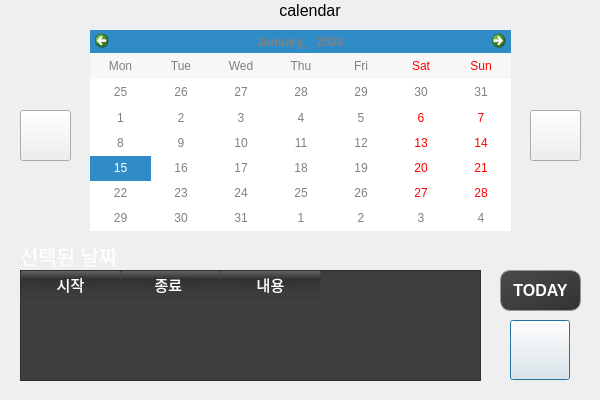
<?xml version="1.0" encoding="UTF-8"?>
<ui version="4.0">
 <class>Dialog_emailList</class>
 <widget class="QDialog" name="Dialog_emailList">
  <property name="geometry">
   <rect>
    <x>0</x>
    <y>0</y>
    <width>600</width>
    <height>400</height>
   </rect>
  </property>
  <property name="windowTitle">
   <string>Dialog</string>
  </property>
  <widget class="QPushButton" name="btn_back">
   <property name="enabled">
    <bool>true</bool>
   </property>
   <property name="geometry">
    <rect>
     <x>510</x>
     <y>320</y>
     <width>60</width>
     <height>60</height>
    </rect>
   </property>
   <property name="text">
    <string/>
   </property>
   <property name="shortcut">
    <string>Q</string>
   </property>
  </widget>
  <widget class="QCalendarWidget" name="calendarWidget">
   <property name="geometry">
    <rect>
     <x>90</x>
     <y>30</y>
     <width>421</width>
     <height>201</height>
    </rect>
   </property>
   <property name="autoFillBackground">
    <bool>true</bool>
   </property>
   <property name="styleSheet">
    <string notr="true">color:gray;</string>
   </property>
   <property name="selectionMode">
    <enum>QCalendarWidget::SingleSelection</enum>
   </property>
   <property name="verticalHeaderFormat">
    <enum>QCalendarWidget::NoVerticalHeader</enum>
   </property>
   <property name="navigationBarVisible">
    <bool>true</bool>
   </property>
  </widget>
  <widget class="QLabel" name="label_selectedDate">
   <property name="geometry">
    <rect>
     <x>20</x>
     <y>240</y>
     <width>151</width>
     <height>31</height>
    </rect>
   </property>
   <property name="font">
    <font>
     <pointsize>15</pointsize>
    </font>
   </property>
   <property name="styleSheet">
    <string notr="true">color:white;</string>
   </property>
   <property name="text">
    <string>선택된 날짜</string>
   </property>
  </widget>
  <widget class="QTableWidget" name="tableWidget">
   <property name="enabled">
    <bool>false</bool>
   </property>
   <property name="geometry">
    <rect>
     <x>20</x>
     <y>270</y>
     <width>461</width>
     <height>111</height>
    </rect>
   </property>
   <property name="styleSheet">
    <string notr="true">QTableWidget{
color:white;
font:bold;
background-color:#3e3e3e;
}
QTableWidget QHeaderView { background-color: #00000000;
color: white;}
QTableWidget QHeaderView::section { background-color:qlineargradient(spread:reflect, x1:1, y1:0, x2:0.995, y2:1, stop:0 rgba(100,100, 100, 255), stop:0.305419 rgba(50, 50, 50, 255), stop:0.935961 rgba(10, 11, 18, 0), stop:1 rgba(50, 50, 50, 255)); border-radius:2px;}
QTableWidget QHeaderView::section:checked { background-color: #FFC000; color: #000000;}
QHeaderView::section:horizontal { border-right: 1px solid #00000000; }
QHeaderView::section:vertical { border-bottom: 1px solid #AAAAAA; }</string>
   </property>
   <property name="rowCount">
    <number>0</number>
   </property>
   <property name="columnCount">
    <number>3</number>
   </property>
   <attribute name="verticalHeaderVisible">
    <bool>false</bool>
   </attribute>
   <column>
    <property name="text">
     <string>시작</string>
    </property>
    <property name="font">
     <font>
      <pointsize>11</pointsize>
     </font>
    </property>
   </column>
   <column>
    <property name="text">
     <string>종료 </string>
    </property>
    <property name="font">
     <font>
      <pointsize>11</pointsize>
     </font>
    </property>
   </column>
   <column>
    <property name="text">
     <string>내용</string>
    </property>
    <property name="font">
     <font>
      <pointsize>11</pointsize>
     </font>
    </property>
   </column>
  </widget>
  <widget class="QLabel" name="label_bar">
   <property name="geometry">
    <rect>
     <x>10</x>
     <y>0</y>
     <width>600</width>
     <height>21</height>
    </rect>
   </property>
   <property name="font">
    <font>
     <family>Arial</family>
     <pointsize>12</pointsize>
     <weight>50</weight>
     <bold>false</bold>
    </font>
   </property>
   <property name="text">
    <string>calendar</string>
   </property>
   <property name="textFormat">
    <enum>Qt::PlainText</enum>
   </property>
   <property name="alignment">
    <set>Qt::AlignCenter</set>
   </property>
  </widget>
  <widget class="QPushButton" name="btn_prev_month">
   <property name="geometry">
    <rect>
     <x>20</x>
     <y>110</y>
     <width>51</width>
     <height>51</height>
    </rect>
   </property>
   <property name="text">
    <string/>
   </property>
   <property name="shortcut">
    <string>P</string>
   </property>
  </widget>
  <widget class="QPushButton" name="btn_next_month">
   <property name="geometry">
    <rect>
     <x>530</x>
     <y>110</y>
     <width>51</width>
     <height>51</height>
    </rect>
   </property>
   <property name="text">
    <string/>
   </property>
   <property name="shortcut">
    <string>N</string>
   </property>
  </widget>
  <widget class="QPushButton" name="btn_today">
   <property name="geometry">
    <rect>
     <x>500</x>
     <y>270</y>
     <width>81</width>
     <height>41</height>
    </rect>
   </property>
   <property name="styleSheet">
    <string notr="true">QPushButton{	
	font:bold;
	font-size:12pt;
	color: white;
	background-color: qlineargradient(spread:pad, x1:0, y1:0, x2:1, y2:1, stop:0 rgba(75,75, 75, 255), stop:1 rgba(50, 50, 50, 255));
	border-radius: 10px;
	border:1px solid rgb(150,150,150);

}</string>
   </property>
   <property name="text">
    <string>TODAY</string>
   </property>
  </widget>
 </widget>
 <resources/>
 <connections/>
</ui>
